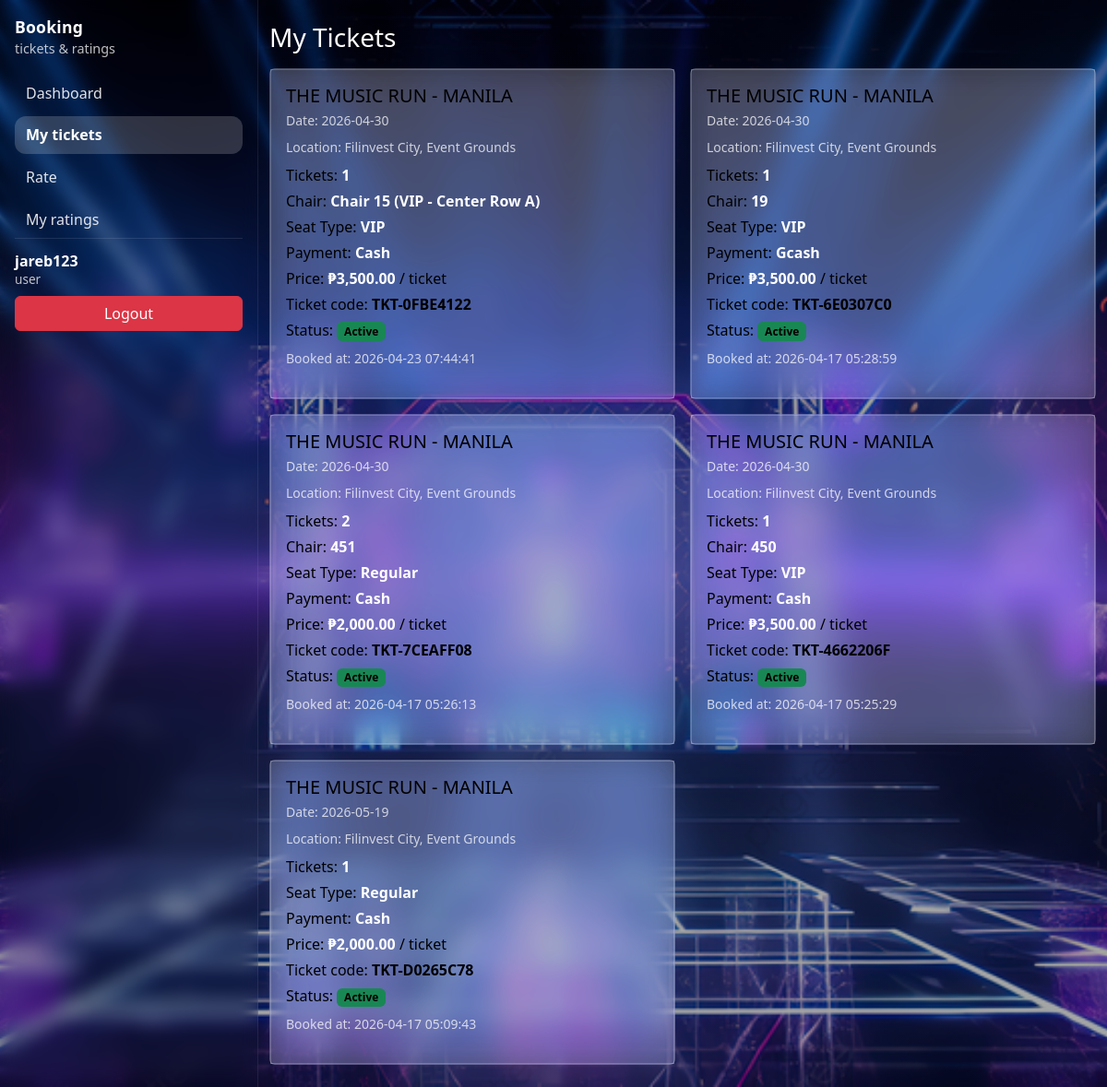
/my_tickets.php (signed in), run on the app's committed database.
### tables this page shows
CREATE TABLE `tickets` (
  `id` int(11) NOT NULL,
  `user_id` int(11) NOT NULL,
  `event_name` varchar(100) NOT NULL,
  `event_date` date NOT NULL,
  `event_location` varchar(120) DEFAULT NULL,
  `quantity` int(11) NOT NULL,
  `price` decimal(10,2) DEFAULT NULL,
  `ticket_code` varchar(50) NOT NULL,
  `chair_number` varchar(50) DEFAULT NULL,
  `seat_type` enum('Regular','VIP') DEFAULT 'Regular',
  `payment_method` enum('Cash','Credit Card','Gcash','Paymaya') DEFAULT 'Cash',
  `status` enum('active','cancelled') DEFAULT 'active',
  `created_at` timestamp NOT NULL DEFAULT current_timestamp()
);

### my_tickets.php (the view, shortened to what this page needs)
<?php
require 'db.php';
$userId = (int)$_SESSION['user_id'];
$tickets = [];
try {
    $stmt = $conn->prepare("
        SELECT id, event_name, event_date, event_location, quantity, price, ticket_code, status, created_at, chair_number, seat_type, payment_method
        FROM tickets
        WHERE user_id = ?
        ORDER BY created_at DESC
    ");
    $stmt->execute([$userId]);
    $tickets = $stmt->fetchAll(PDO::FETCH_ASSOC);
} catch (PDOException $e) {
    $error = "Error loading your tickets: " . htmlspecialchars($e->getMessage());
}
?>
<!DOCTYPE html>
<html lang="en">
<head>
    <link href="https://cdn.jsdelivr.net/npm/bootstrap@5.3.0/dist/css/bootstrap.min.css" rel="stylesheet">
    <link rel="stylesheet" href="theme.css">
</head>
<body class="booking-bg">
<div class="booking-layout">
    <?php require_once __DIR__ . '/partials/sidebar.php'; ?>
    <div class="booking-main">
        <div class="container py-4">
            <div class="d-flex justify-content-between align-items-center mb-3">
                <h3 class="mb-0 my-tickets-title" style="color: #ffffff !important;">My Tickets</h3>
            </div>
    <?php if (empty($tickets)): ?>
        <p>You don't have any tickets yet. <a href="ticket_booking.php">Book a new ticket.</a></p>
    <?php else: ?>
        <div class="row g-3">
            <?php foreach ($tickets as $ticket): ?>
                <div class="col-md-6">
                    <div class="card h-100">
                        <div class="card-body d-flex flex-column">
                            <h5 class="card-title mb-1">
                                <?php echo htmlspecialchars($ticket['event_name']); ?>
                            </h5>
                            <small class="text-muted mb-2">
                                Date: <?php echo htmlspecialchars($ticket['event_date']); ?>
                            </small>
                            <?php if (!empty($ticket['event_location'])): ?>
                                <small class="text-muted mb-2">
                                    Location: <?php echo htmlspecialchars($ticket['event_location']); ?>
                                </small>
                            <?php endif; ?>
                            <p class="mb-1">
                                Tickets: <strong><?php echo (int)$ticket['quantity']; ?></strong>
                            </p>
                            <?php if (!empty($ticket['chair_number'])): ?>
                                <p class="mb-1">
                                    Chair: <strong><?php echo htmlspecialchars($ticket['chair_number']); ?></strong>
                                </p>
                            <?php endif; ?>
                            <?php if (!empty($ticket['seat_type'])): ?>
                                <p class="mb-1">
                                    Seat Type: <strong><?php echo htmlspecialchars($ticket['seat_type']); ?></strong>
                                </p>
                            <?php endif; ?>
                            <?php if (!empty($ticket['payment_method'])): ?>
                                <p class="mb-1">
                                    Payment: <strong><?php echo htmlspecialchars($ticket['payment_method']); ?></strong>
                                </p>
                            <?php endif; ?>
                            <?php if (isset($ticket['price']) && $ticket['price'] !== null): ?>
                                <p class="mb-1">
                                    Price: <strong>₱<?php echo number_format((float)$ticket['price'], 2); ?></strong> / ticket
                                </p>
                            <?php endif; ?>
                            <p class="mb-1">
                                Ticket code:
                                <span class="fw-semibold text-monospace">
                                    <?php echo htmlspecialchars($ticket['ticket_code']); ?>
                                </span>
                            </p>
                            <p class="mb-2">
                                Status:
                                <?php if ($ticket['status'] === 'cancelled'): ?>
                                    <span class="badge bg-secondary">Cancelled</span>
                                <?php else: ?>
                                    <span class="badge bg-success">Active</span>
                                <?php endif; ?>
                            </p>
                            <small class="text-muted mb-3">
                                Booked at: <?php echo htmlspecialchars($ticket['created_at']); ?>
                            </small>
                        </div>
                    </div>
                </div>
            <?php endforeach; ?>
        </div>
    <?php endif; ?>
        </div>
    </div>
</div>
</body>
</html>

### theme.css (style rules this page uses)
.booking-bg { background-color:#5a7ab8; background-image:linear-gradient(rgba(0,0,0,.35),rgba(0,0,0,.35)),url('concert.png'); background-size:cover; background-position:center; background-attachment:fixed; font-family:system-ui,-apple-system,BlinkMacSystemFont,"Segoe UI",sans-serif; color:#fff; }
.booking-bg .container { position:relative; z-index:1; }
.booking-bg .container h1, .booking-bg .container h2, .booking-bg .container h3, .booking-bg .container h4, .booking-bg .container h5, .booking-bg .container h6 { color:#fff !important; }
.booking-bg, .booking-bg h1, .booking-bg h2, .booking-bg h3, .booking-bg h4, .booking-bg h5, .booking-bg h6, .booking-bg .offcanvas-title { color:#fff !important; }
.booking-bg .container > * > h1, .booking-bg .container > * > h2, .booking-bg .container > * > h3, .booking-bg .container > * > h4, .booking-bg .container > * > h5, .booking-bg .container > * > h6 { color:#fff !important; }
.booking-bg .text-muted, .booking-bg small.text-muted { color:#fff !important; }
.booking-bg p, .booking-bg label:not(.form-check-label) { color:#fff; }
.booking-bg .card, .booking-bg .card-body, .booking-bg .auth-card, .booking-bg .booking-card, .booking-bg .rating-card, .booking-bg .dashboard-card { background: rgba(255, 255, 255, 0.1) !important; background-color: rgba(255, 255, 255, 0.1) !important; backdrop-filter: blur(15px) saturate(180%) !important; -webkit-backdrop-filter: blur(15px) saturate(180%) !important; border: 1px solid rgba(255, 255, 255, 0.2) !important; color: #ffffff !important; --bs-card-bg: transparent !important; }
.booking-bg .card *, .booking-bg .auth-card *, .booking-bg .booking-card *, .booking-bg .rating-card *, .booking-bg .dashboard-card * { color: #ffffff !important; }
.booking-bg .card .text-muted, .booking-bg .card small, .booking-bg .card .small { color: rgba(255, 255, 255, 0.75) !important; }
.booking-bg .booking-main, .booking-bg .booking-main h1, .booking-bg .booking-main h2, .booking-bg .booking-main h3, .booking-bg .booking-main h4, .booking-bg .booking-main h5, .booking-bg .booking-main h6, .booking-bg .booking-main p, .booking-bg .booking-main span, .booking-bg .booking-main small, .booking-bg .booking-main div, .booking-bg .booking-main td, .booking-bg .booking-main th, .booking-bg .booking-main li, .booking-bg .booking-main label { color: #000 !important; }
.booking-bg .booking-main .btn, .booking-bg .booking-main .badge, .booking-bg .booking-main .alert, .booking-bg .booking-main .nav-link { color: inherit !important; }

### my_tickets.php (style rules this page uses)
body { min-height: 100vh; }
body .container { position: relative; z-index: 1; }
body .text-muted { color: rgba(255,255,255,0.9) !important; }
.booking-layout { min-height: 100vh; display: flex; }
.booking-main { flex: 1; min-width: 0; }
.my-tickets-title { color: #fff !important; background: transparent !important; }

### data on the page
tickets: event_name "THE MUSIC RUN - MANILA", event_date "2026-04-30", event_location "Filinvest City, Event Grounds", quantity "1", chair_number "Chair 15 (VIP - Center Row A)", seat_type "VIP", payment_method "Cash", price "3,500.00", ticket_code "TKT-0FBE4122", status "Active", created_at "2026-04-23 07:44:41"
tickets: event_name "THE MUSIC RUN - MANILA", event_date "2026-04-30", event_location "Filinvest City, Event Grounds", quantity "1", chair_number "19", seat_type "VIP", payment_method "Gcash", price "3,500.00", ticket_code "TKT-6E0307C0", status "Active", created_at "2026-04-17 05:28:59"
tickets: event_name "THE MUSIC RUN - MANILA", event_date "2026-04-30", event_location "Filinvest City, Event Grounds", quantity "2", chair_number "451", seat_type "Regular", payment_method "Cash", price "2,000.00", ticket_code "TKT-7CEAFF08", status "Active", created_at "2026-04-17 05:26:13"
tickets: event_name "THE MUSIC RUN - MANILA", event_date "2026-04-30", event_location "Filinvest City, Event Grounds", quantity "1", chair_number "450", seat_type "VIP", payment_method "Cash", price "3,500.00", ticket_code "TKT-4662206F", status "Active", created_at "2026-04-17 05:25:29"
tickets: event_name "THE MUSIC RUN - MANILA", event_date "2026-05-19", event_location "Filinvest City, Event Grounds", quantity "1", seat_type "Regular", payment_method "Cash", price "2,000.00", ticket_code "TKT-D0265C78", status "Active", created_at "2026-04-17 05:09:43"

### other printed values
$item['label'] "Dashboard"
$item['label'] "My tickets"
$item['label'] "Rate"
$item['label'] "My ratings"
$username "jareb123"
$role ?: 'user' "user"
